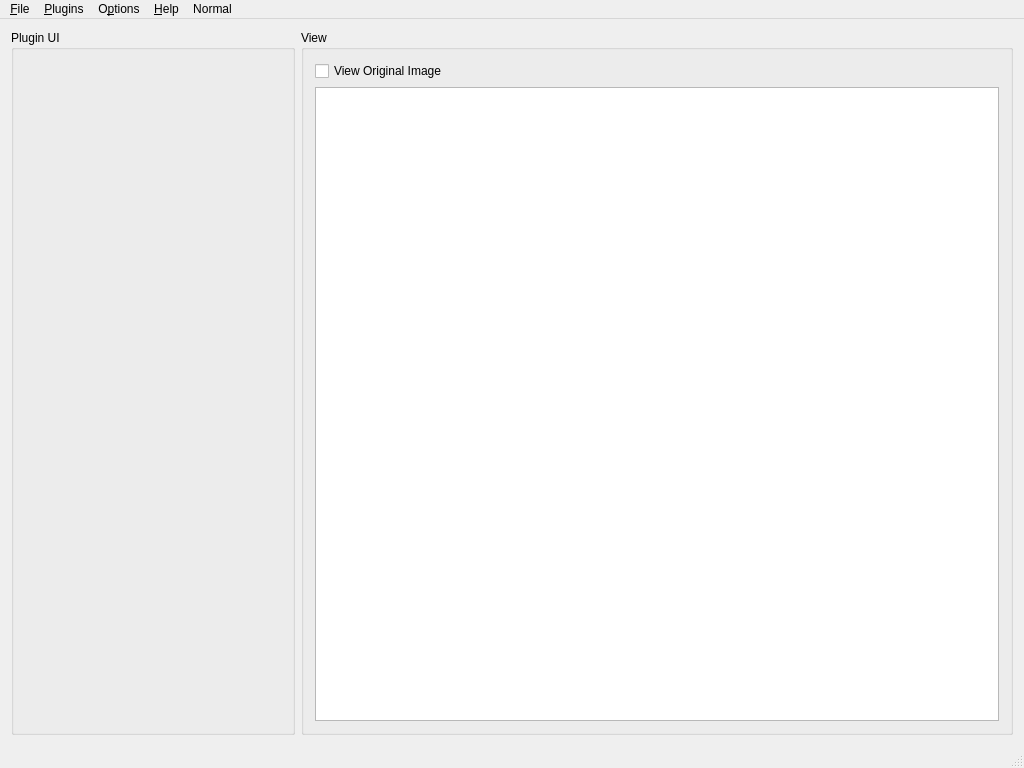
<?xml version="1.0" encoding="UTF-8"?>
<ui version="4.0">
 <class>MainWindow</class>
 <widget class="QMainWindow" name="MainWindow">
  <property name="geometry">
   <rect>
    <x>0</x>
    <y>0</y>
    <width>1024</width>
    <height>768</height>
   </rect>
  </property>
  <property name="minimumSize">
   <size>
    <width>1024</width>
    <height>768</height>
   </size>
  </property>
  <property name="windowTitle">
   <string>Computer Vision</string>
  </property>
  <widget class="QWidget" name="centralWidget">
   <layout class="QGridLayout" name="gridLayout">
    <item row="0" column="0">
     <layout class="QGridLayout" name="gridLayout_2" columnstretch="2,5">
      <item row="0" column="0">
       <widget class="QGroupBox" name="pluginGroup">
        <property name="sizePolicy">
         <sizepolicy hsizetype="Fixed" vsizetype="Preferred">
          <horstretch>0</horstretch>
          <verstretch>0</verstretch>
         </sizepolicy>
        </property>
        <property name="minimumSize">
         <size>
          <width>284</width>
          <height>0</height>
         </size>
        </property>
        <property name="title">
         <string>Plugin UI</string>
        </property>
        <layout class="QGridLayout" name="gridLayout_4">
         <property name="leftMargin">
          <number>6</number>
         </property>
         <property name="topMargin">
          <number>6</number>
         </property>
         <property name="rightMargin">
          <number>6</number>
         </property>
         <property name="bottomMargin">
          <number>6</number>
         </property>
         <item row="0" column="0">
          <layout class="QVBoxLayout" name="pluginLayout"/>
         </item>
        </layout>
       </widget>
      </item>
      <item row="0" column="1">
       <widget class="QGroupBox" name="groupBox">
        <property name="title">
         <string>View</string>
        </property>
        <layout class="QGridLayout" name="gridLayout_6">
         <item row="1" column="0">
          <widget class="QEnhancedGraphicsView" name="graphicsView"/>
         </item>
         <item row="0" column="0">
          <layout class="QHBoxLayout" name="horizontalLayout">
           <item>
            <widget class="QCheckBox" name="viewOriginalCheck">
             <property name="text">
              <string>View Original Image</string>
             </property>
            </widget>
           </item>
          </layout>
         </item>
        </layout>
       </widget>
      </item>
     </layout>
    </item>
   </layout>
  </widget>
  <widget class="QStatusBar" name="statusBar"/>
  <widget class="QMenuBar" name="menuBar">
   <property name="geometry">
    <rect>
     <x>0</x>
     <y>0</y>
     <width>1024</width>
     <height>26</height>
    </rect>
   </property>
   <widget class="QMenu" name="menu_File">
    <property name="title">
     <string>&amp;File</string>
    </property>
    <addaction name="actionOpenImage"/>
    <addaction name="separator"/>
    <addaction name="actionSaveImage"/>
    <addaction name="separator"/>
    <addaction name="actionExit"/>
   </widget>
   <widget class="QMenu" name="menu_Plugins">
    <property name="title">
     <string>&amp;Plugins</string>
    </property>
   </widget>
   <widget class="QMenu" name="menu_Options">
    <property name="title">
     <string>O&amp;ptions</string>
    </property>
    <addaction name="actionLanguage"/>
    <addaction name="actionTheme"/>
   </widget>
   <widget class="QMenu" name="menu_Help">
    <property name="title">
     <string>&amp;Help</string>
    </property>
    <addaction name="actionAboutQt"/>
   </widget>
   <widget class="QMenu" name="menuNormal">
    <property name="title">
     <string>Normal</string>
    </property>
   </widget>
   <addaction name="menu_File"/>
   <addaction name="menu_Plugins"/>
   <addaction name="menu_Options"/>
   <addaction name="menu_Help"/>
   <addaction name="menuNormal"/>
  </widget>
  <action name="actionOpenImage">
   <property name="text">
    <string>&amp;Open Image</string>
   </property>
   <property name="shortcut">
    <string>Ctrl+O</string>
   </property>
  </action>
  <action name="actionSaveImage">
   <property name="text">
    <string>&amp;Save Image</string>
   </property>
   <property name="shortcut">
    <string>Ctrl+S</string>
   </property>
  </action>
  <action name="actionExit">
   <property name="text">
    <string>E&amp;xit</string>
   </property>
  </action>
  <action name="actionAboutQt">
   <property name="text">
    <string>&amp;About Qt</string>
   </property>
  </action>
  <action name="actionLanguage">
   <property name="text">
    <string>Language</string>
   </property>
  </action>
  <action name="actionTheme">
   <property name="text">
    <string>Theme</string>
   </property>
  </action>
  <action name="action_Camera">
   <property name="text">
    <string>&amp;Camera</string>
   </property>
  </action>
 </widget>
 <layoutdefault spacing="6" margin="11"/>
 <customwidgets>
  <customwidget>
   <class>QEnhancedGraphicsView</class>
   <extends>QGraphicsView</extends>
   <header>qenhancedgraphicsview.h</header>
  </customwidget>
 </customwidgets>
 <resources/>
 <connections/>
</ui>
